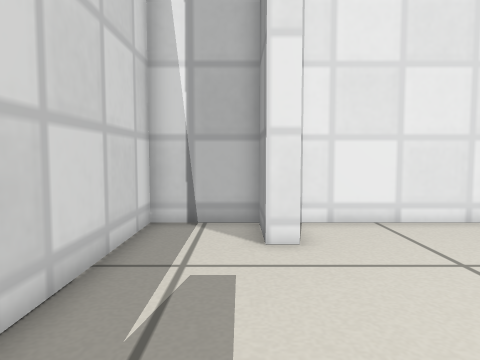
[1] (above)

12 first-person views from a walk through a robot-simulator world made for Gazebo. The camera is 0.39 m above the floor, tilts 4° down and sees 70° across. The floor is counted in squares, 0.2 m on a side. Each view is taken from the middle of a square. On the plan, view 1 faces up. The plan holds only what a view shows up to about 18 squares ahead; the rest is blank. The robots in the file are not drawn. Gazebo's built-in surfaces are drawn with simple patterns.

[2]
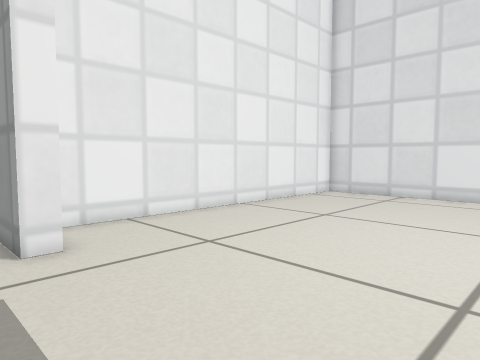

[3]
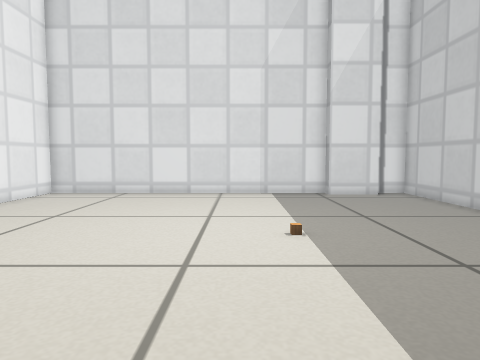

[4]
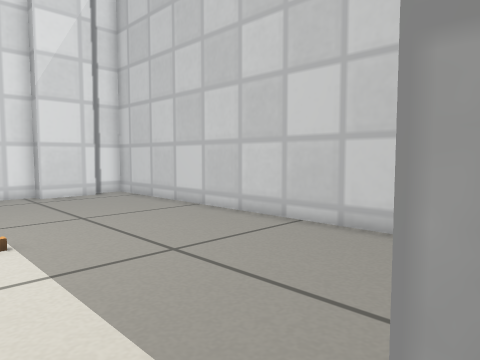

[5]
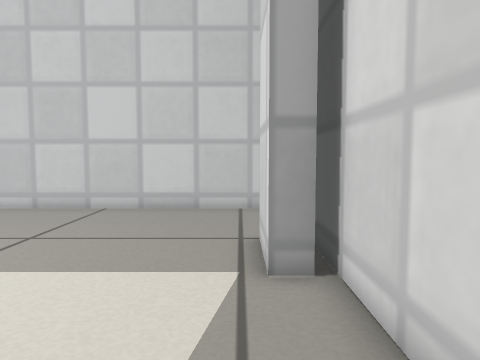

[6]
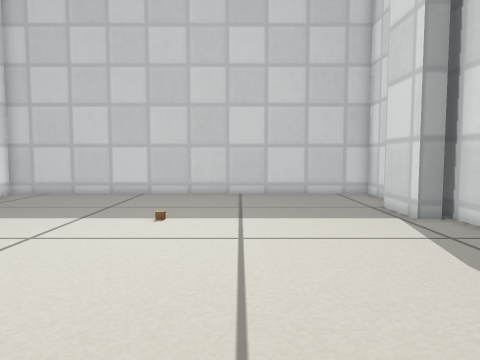

[7]
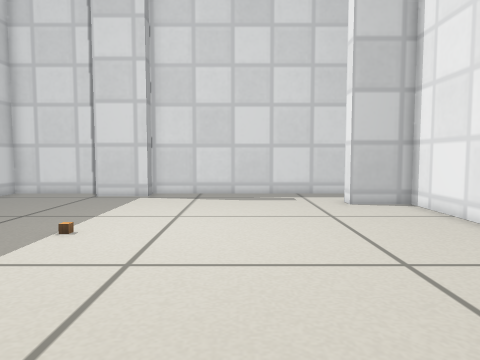

[8]
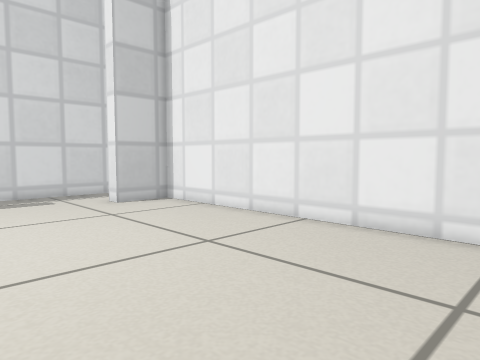

[9]
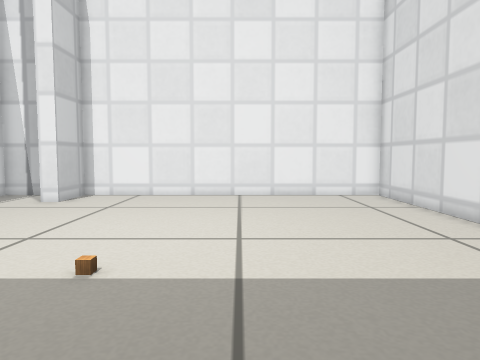

[10]
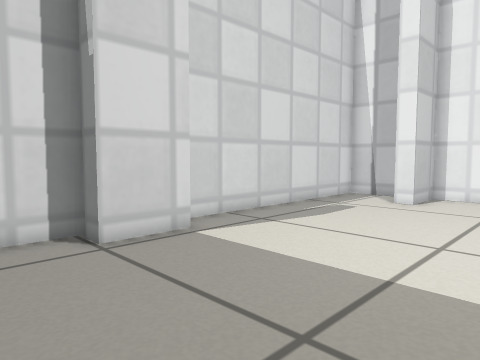

[11]
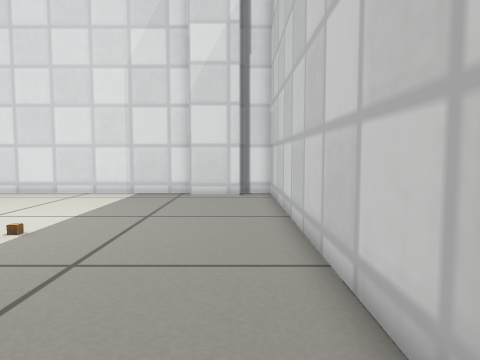

[12]
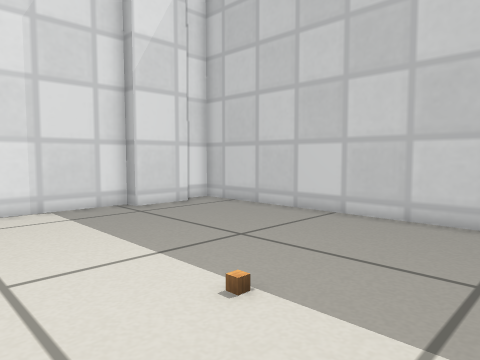

### Floor plan
Points are (right, up) in squares from view 1. A wall is a line through its corners. A room is listed if a view was taken in it or the views show most of it. See-through windows are left out.
Room 1 (views 1, 2, 3, 4, 5, 6, 7, 8, 9, 10, 11, 12)
walls: (-2.2, -1.4) (-1.5, -1.4) (-1.5, -3.9) (-2.2, -3.9); (15.2, -7) (15.2, -4.5) (15.9, -4.5) (15.9, 9.9) (1.3, 9.9) (1.3, 7.4) (0.6, 7.4) (0.6, 9.9) (-2.6, 9.9) (-2.6, -8.6) (15.9, -8.6) (15.9, -7)

Where each view was taken, in squares from view 1:
view 1: 0 up, 0 right, facing up
view 2: 0 up, 1 left, facing up-right
view 3: 0 up, 2 left, facing right
view 4: 0 up, 2 left, facing down-right
view 5: 4 up, 1 left, facing down
view 6: 9 up, 4 right, facing down
view 7: 3 up, 15 right, facing left
view 8: 1 up, 15 right, facing up-left
view 9: 7 down, 9 right, facing up
view 10: 7 down, 6 right, facing up-left
view 11: 7 down, 2 left, facing right
view 12: 2 up, 3 right, facing down-right
